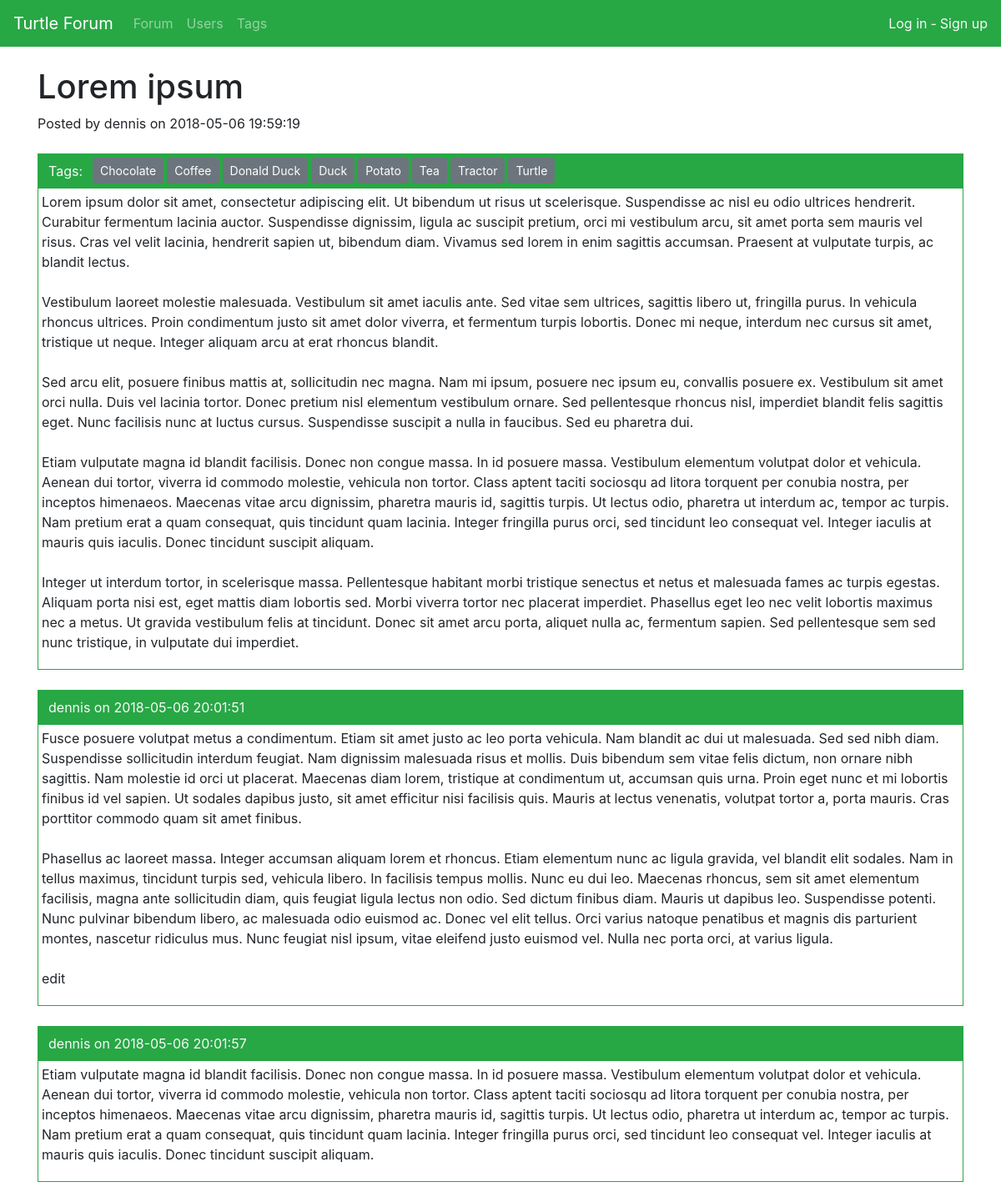
Page /thread/1/ on the earlier database version.
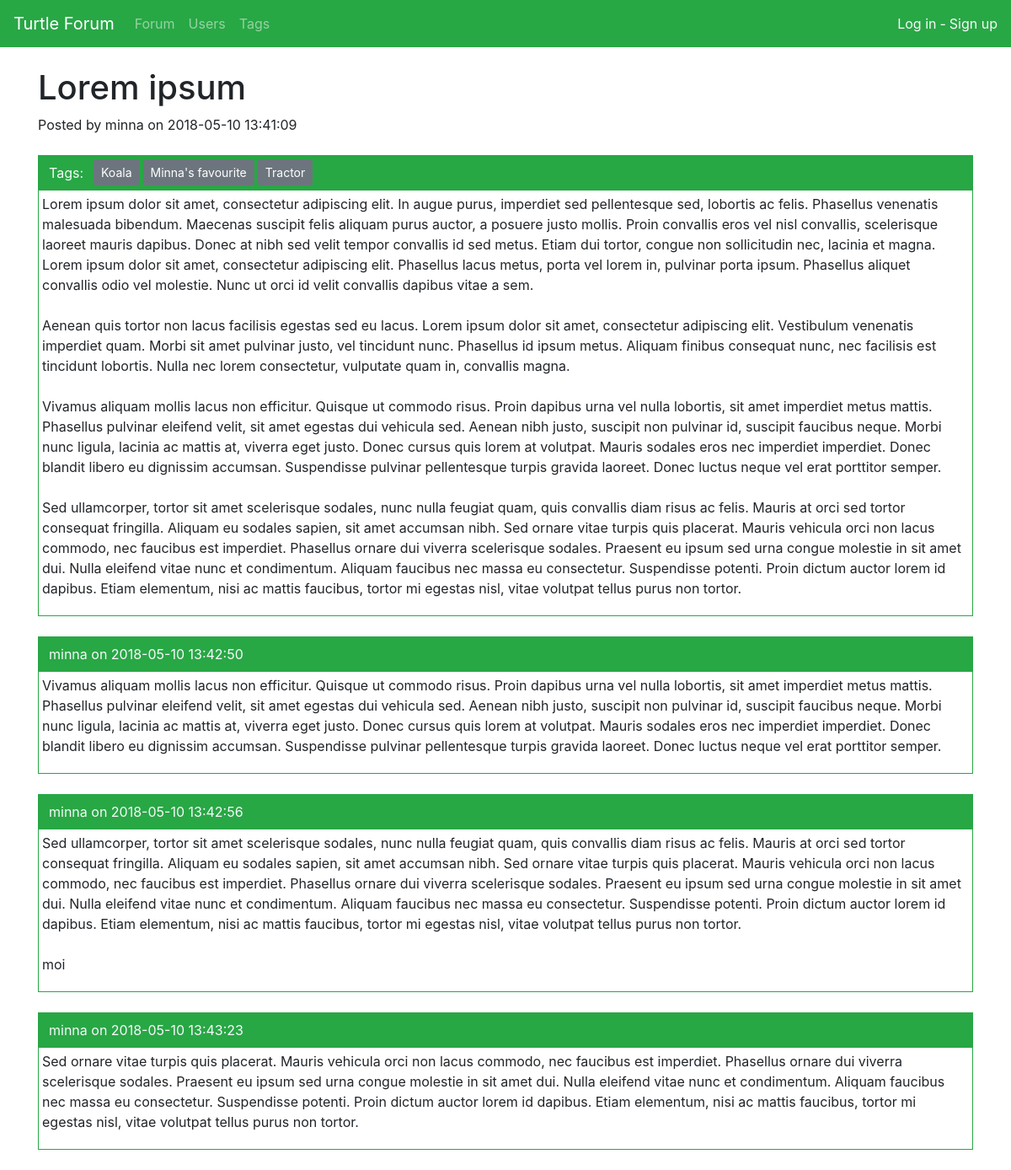
Same page on the later database version.
### application/auth/models.py (models this page shows, shortened)
class User(Base):
    __tablename__ = "account"
    username = db.Column(db.String(32), nullable=False)
    password = db.Column(db.String(32), nullable=False)
    admin = db.Column(db.Boolean, default=False)
    deleted = db.Column(db.Boolean, default=False)
    messages = db.relationship("Message", backref='account', lazy=True)
    taggings = db.relationship("Tagging", backref='account', lazy=True)
    def __init__(self, username, password=None, id=None):
        self.username = username
        self.password = password

### application/thread/models.py (models this page shows, shortened)
class Thread(Base):
    subject = db.Column(db.String(128), nullable=False)
    text = db.Column(db.String(8096), nullable=False)
    account_id = db.Column(db.Integer, db.ForeignKey('account.id'), nullable=False)
    messages = db.relationship("Message", backref='thread', lazy=True)
    taggings = db.relationship("Tagging", backref='thread', lazy=True)

### application/tag/models.py (models this page shows, shortened)
class Tag(Base):
    name = db.Column(db.String(128), nullable=False)
    taggings = db.relationship("Tagging", backref='tag', lazy=True)
    @staticmethod
    def find_thread_id(thread_id):
        stmt = text("SELECT Tag.id, Tag.name FROM Tag"
                    " LEFT JOIN Tagging ON Tagging.tag_id = Tag.id"
                    " WHERE Tagging.thread_id=:thread_id"
                    " ORDER BY Tag.name, Tag.id").params(thread_id=thread_id)
        res = db.engine.execute(stmt)
        tags = []
        for row in res:
            tags.append({"id":row[0], "name":row[1]})
        return tags
    @staticmethod
    def find_not_thread_id(thread_id):
        stmt = text("SELECT Tag.id, Tag.name FROM Tag"
                    " WHERE Tag.id NOT IN ("
                        "SELECT Tag.id FROM Tag"
                        " LEFT JOIN Tagging ON Tagging.tag_id = Tag.id"
                        " WHERE Tagging.thread_id=:thread_id)"
                    " ORDER BY Tag.name, Tag.id").params(thread_id=thread_id)
        res = db.engine.execute(stmt)
        tags = []
        for row in res:
            tags.append({"id":row[0], "name":row[1]})
        return tags

### application/messages/models.py (models this page shows, shortened)
class Message(Base):
    text = db.Column(db.String(8096), nullable=False)
    account_id = db.Column(db.Integer, db.ForeignKey('account.id'), nullable=False)
    thread_id = db.Column(db.Integer, db.ForeignKey('thread.id'), nullable=False)
    def __init__(self, text, user_id=None, thread_id=None, id=None, date_created=None, date_modified=None, user=None):
        self.text = text
        self.account_id = user_id
        self.thread_id = thread_id
        self.id = id
        self.date_created = date_created
        self.date_modified = date_modified
        self.user = user
    @staticmethod
    def find_thread_id(thread_id):
        stmt = text("SELECT Message.id, Message.text, Message.date_created, Message.account_id, Message.thread_id, Account.id, Account.username FROM Message"
                     " LEFT JOIN Account ON Message.account_id = Account.id"
                     " WHERE Message.thread_id = :thread_id"
                     " ORDER BY Message.date_created").params(thread_id=thread_id)
        res = db.engine.execute(stmt)
        search_result = []
        for row in res:
            user = User(id=row[5], username=row[6])
            search_result.append(Message(id=row[0], text=row[1], date_created=row[2], user_id=row[3], thread_id=row[4], user=user))
        return search_result

### application/messages/views.py (the view)
@app.route("/thread/<thread_id>/", methods=["GET"])
def thread(thread_id,
            thread_edit=None,
            message_create=Message("", None, None),
            show_errors=False,
            message_edit=None,
            message_edit_id=None):
    if message_edit_id:
        message_edit_id = int(message_edit_id)
        message_edit = Message.query.get(message_edit_id)
    thread = Thread.query.get(thread_id)
    thread.user = User.query.get(thread.account_id)
    if current_user.is_authenticated:
        Read.mark_as_read(current_user.id, thread_id)
    return render_template("thread.html",
                            thread=thread,
                            thread_edit=thread_edit,
                            tags=Tag.find_thread_id(thread_id),
                            other_tags=Tag.find_not_thread_id(thread_id),
                            messages=Message.find_thread_id(thread_id),
                            message_create=message_create,
                            show_errors=show_errors,
                            message_edit=message_edit)

### application/templates/thread.html (shortened to what this page needs)
{% extends "layout.html" %}
{% block body %}
<div class="mt-4 mb-4">
<h1>{{ thread.subject }}</h1>
<h>Posted by {{ thread.user.username }} on {{ thread.date_created }}</h>
</div>
<div class="container mt-4 mb-4">
  <div class="row border border-success bg-success text-light p-1">
    {% if tags %}
    <div class="mt-1 mb-1 ml-2 mr-2"><h>Tags:</h></div>
    {% else %}
    <div class="mt-1 mb-1 ml-2 mr-2"><h>No tags</h></div>
    {% endif %}
    {% for tag in tags %}
    <div class="float-left pl-1">
      <form method="POST" action="{{ url_for('tagging_button', tag_id=tag.id, thread_id=thread.id) }}">
        <div class="btn-group btn-group-sm">
          <button type="submit" name="find_tag" class="btn btn-secondary btn-sm">{{ tag.name }}</button>
        </div>
      </form>
    </div>
    {% endfor %}
  </div>
  {% if thread_edit == None %}
  <div class="row border border-success border-top-0">
    <p class="p-1" style="white-space:pre-wrap">{{ thread.text }}</p>
  </div>
  {% endif %}
</div>
{% for message in messages %}
<div class="container mt-4 mb-4" id="{{ message.id }}">
  <div class="row border border-success bg-success text-light p-1">
    <div class="mt-1 mb-1 ml-2 mr-2 ">
      <h>{{ message.user.username }} on {{ message.date_created }}</h>
    </div>
  </div>
  {% if message.id==message_edit.id %}
  <form method="POST" action="{{ url_for('message_edit', message_id=message.id) }}">
    <div class="row border border-success border-top-0 bg-success">
      <textarea class="form-control" name="text" rows="7">{{ message_edit.text }}</textarea>
    </div>
    <div class="row border border-success border-top-0 bg-success text-light p-1">
      <div class="text-left text-light">
        <button type="submit" class="btn btn-secondary btn-sm">Submit</button>
      </div>
      {% for error in message_edit.errors() %}
      <div><h>{{ error }}</h></div>
      {% endfor %}
    </div>
  </form>
  {% else %}
  <div class="row border border-success border-top-0">
    <p class="p-1" style="white-space:pre-wrap">{{ message.text }}</p>
  </div>
  {% endif %}
</div>
{% endfor %}
{% endblock %}

Differences in the rows shown:
removed Tag: name "Chocolate"
removed Tag: name "Coffee"
no longer on this page (row edited): Tag: name "Donald Duck"
removed Tag: name "Duck"
removed Tag: name "Potato"
removed Tag: name "Tea"
removed Tag: name "Turtle"
removed Message: user.username "dennis", date_created "2018-05-06 20:01:51", text "Fusce posuere volutpat metus a condimentum. Etiam sit amet justo ac leo porta vehicula. Nam blandit ac dui ut malesuada. Sed sed nibh diam. Suspendisse sollicitudin interdum feugiat. Nam dignissim malesuada risus et mollis. Duis bibendum sem vitae felis dictum, non ornare nibh sagittis. Nam molestie id orci ut placerat. Maecenas diam lorem, tristique at condimentum ut, accumsan quis urna. Proin eget nunc et mi lobortis finibus id vel sapien. Ut sodales dapibus justo, sit amet efficitur nisi facilisis quis. Mauris at lectus venenatis, volutpat tortor a, porta mauris. Cras porttitor commodo quam sit amet finibus. Phasellus ac laoreet massa. Integer accumsan aliquam lorem et rhoncus. Etiam…"
removed Message: user.username "dennis", date_created "2018-05-06 20:01:57", text "Etiam vulputate magna id blandit facilisis. Donec non congue massa. In id posuere massa. Vestibulum elementum volutpat dolor et vehicula. Aenean dui tortor, viverra id commodo molestie, vehicula non tortor. Class aptent taciti sociosqu ad litora torquent per conubia nostra, per inceptos himenaeos. Maecenas vitae arcu dignissim, pharetra mauris id, sagittis turpis. Ut lectus odio, pharetra ut interdum ac, tempor ac turpis. Nam pretium erat a quam consequat, quis tincidunt quam lacinia. Integer fringilla purus orci, sed tincidunt leo consequat vel. Integer iaculis at mauris quis iaculis. Donec tincidunt suscipit aliquam."
changed Thread "Lorem ipsum": date_created "2018-05-06 19:59:19" → "2018-05-10 13:41:09"; text "…amet, consectetur adipiscing elit. Ut bibendum ut risus ut scelerisque. Suspendisse ac nisl eu odio ultrices hendrerit. Curabitur fermentum lacinia auctor. Suspendisse dignissim, ligula ac suscipit pretium, orci mi vestibulum arcu, sit amet porta sem mauris vel risus. Cras vel velit lacinia, hendrerit sapien ut, bibendum diam. Vivamus sed lorem in enim sagittis accumsan. Praesent at vulputate turpis, ac blandit lectus. Vestibulum laoreet molestie malesuada. Vestibulum sit amet iaculis ante. Sed vitae sem ultrices, sagittis libero ut, fringilla purus. In vehicula rhoncus ultrices. Proin condimentum justo sit amet dolor viverra, et fermentum turpis lobortis. Donec mi neque, interdum nec…" → "…amet, consectetur adipiscing elit. In augue purus, imperdiet sed pellentesque sed, lobortis ac felis. Phasellus venenatis malesuada bibendum. Maecenas suscipit felis aliquam purus auctor, a posuere justo mollis. Proin convallis eros vel nisl convallis, scelerisque laoreet mauris dapibus. Donec at nibh sed velit tempor convallis id sed metus. Etiam dui tortor, congue non sollicitudin nec, lacinia et magna. Lorem ipsum dolor sit amet, consectetur adipiscing elit. Phasellus lacus metus, porta vel lorem in, pulvinar porta ipsum. Phasellus aliquet convallis odio vel molestie. Nunc ut orci id velit convallis dapibus vitae a sem. Aenean quis tortor non lacus facilisis egestas sed eu lacus. Lorem…"
changed User: user.username "dennis" → "minna"
added Tag: name "Koala"
added Tag: name "Minna's favourite"
added Message: user.username "minna", date_created "2018-05-10 13:42:50", text "Vivamus aliquam mollis lacus non efficitur. Quisque ut commodo risus. Proin dapibus urna vel nulla lobortis, sit amet imperdiet metus mattis. Phasellus pulvinar eleifend velit, sit amet egestas dui vehicula sed. Aenean nibh justo, suscipit non pulvinar id, suscipit faucibus neque. Morbi nunc ligula, lacinia ac mattis at, viverra eget justo. Donec cursus quis lorem at volutpat. Mauris sodales eros nec imperdiet imperdiet. Donec blandit libero eu dignissim accumsan. Suspendisse pulvinar pellentesque turpis gravida laoreet. Donec luctus neque vel erat porttitor semper."
added Message: user.username "minna", date_created "2018-05-10 13:42:56", text "Sed ullamcorper, tortor sit amet scelerisque sodales, nunc nulla feugiat quam, quis convallis diam risus ac felis. Mauris at orci sed tortor consequat fringilla. Aliquam eu sodales sapien, sit amet accumsan nibh. Sed ornare vitae turpis quis placerat. Mauris vehicula orci non lacus commodo, nec faucibus est imperdiet. Phasellus ornare dui viverra scelerisque sodales. Praesent eu ipsum sed urna congue molestie in sit amet dui. Nulla eleifend vitae nunc et condimentum. Aliquam faucibus nec massa eu consectetur. Suspendisse potenti. Proin dictum auctor lorem id dapibus. Etiam elementum, nisi ac mattis faucibus, tortor mi egestas nisl, vitae volutpat tellus purus non tortor. moi"
added Message: user.username "minna", date_created "2018-05-10 13:43:23", text "Sed ornare vitae turpis quis placerat. Mauris vehicula orci non lacus commodo, nec faucibus est imperdiet. Phasellus ornare dui viverra scelerisque sodales. Praesent eu ipsum sed urna congue molestie in sit amet dui. Nulla eleifend vitae nunc et condimentum. Aliquam faucibus nec massa eu consectetur. Suspendisse potenti. Proin dictum auctor lorem id dapibus. Etiam elementum, nisi ac mattis faucibus, tortor mi egestas nisl, vitae volutpat tellus purus non tortor."
